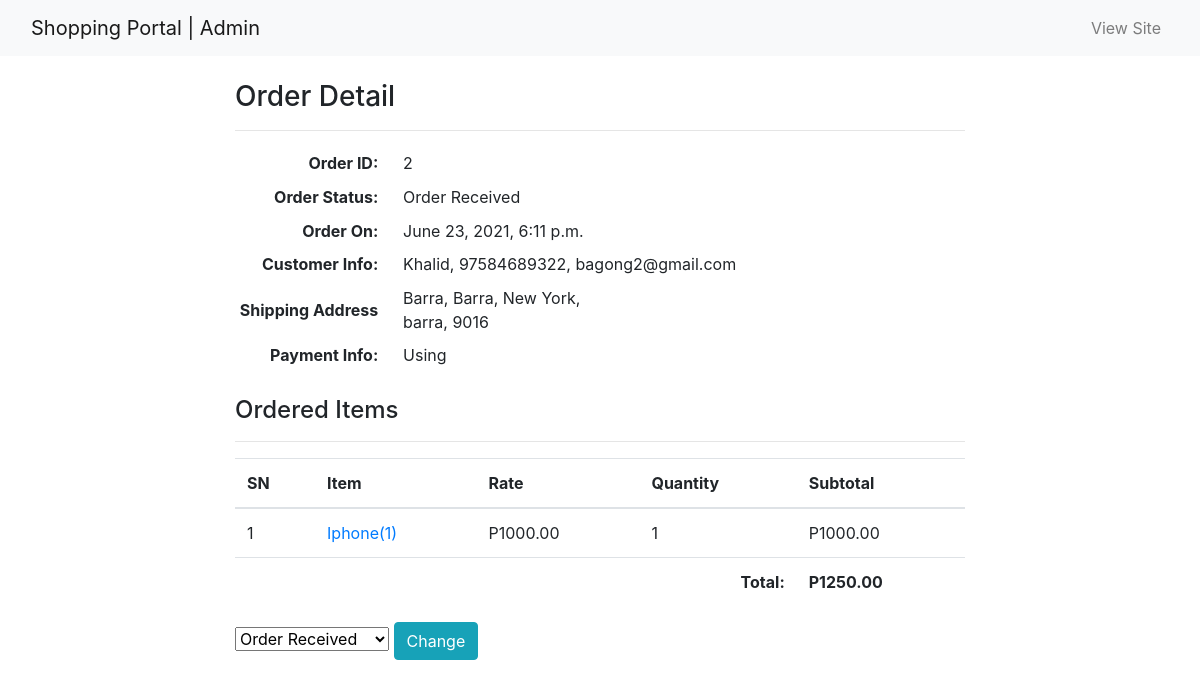
The page /admin-order/2/ (signed in) on the database as committed earlier.
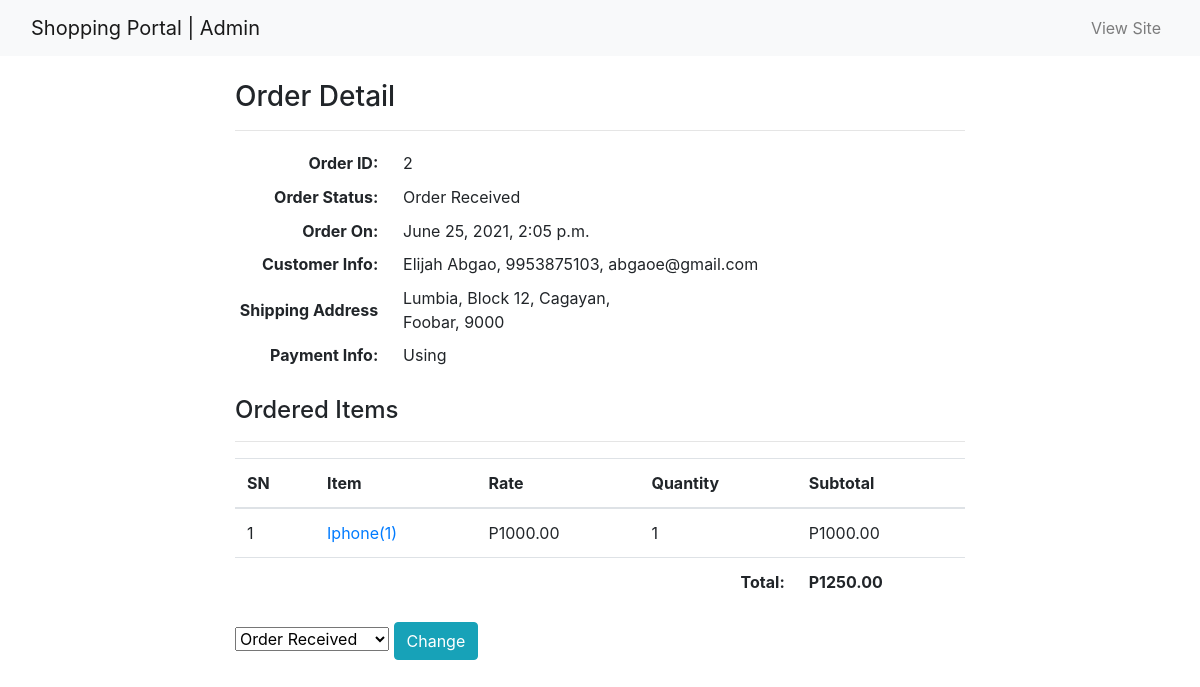
The same page on the database as committed later.
### ecomapp/models.py (models this page shows, shortened)
class Order(models.Model):
    cart = models.OneToOneField(Cart, on_delete=models.CASCADE)
    fullname = models.CharField(max_length=200)
    barangay = models.CharField(max_length=200, null=True, blank=True)
    street = models.CharField(max_length=200, null=True, blank=True)
    city = models.CharField(max_length=200, null=True, blank=True)
    province = models.CharField(max_length=200, null=True, blank=True)
    postal = models.IntegerField(null=True, blank=True)
    mobile = models.CharField(max_length=11)
    email = models.EmailField(null=True, blank=True)
    subtotal = models.PositiveIntegerField()
    discount = models.PositiveIntegerField()
    total = models.PositiveIntegerField()
    order_status = models.CharField(max_length=50, choices=ORDER_STATUS)
    created_at = models.DateTimeField(auto_now_add=True)
    payment_completed = models.BooleanField(default=False, null=True, blank=True)
    number = models.CharField(max_length=20)
    transaction_id = models.CharField(max_length=255)

class CartProduct(models.Model):
    cart = models.ForeignKey(Cart, on_delete=models.CASCADE)
    product = models.ForeignKey(Product, on_delete=models.CASCADE)
    rate = models.PositiveIntegerField()
    quantity = models.PositiveIntegerField()
    subtotal = models.PositiveIntegerField()

class Product(models.Model):
    title = models.CharField(max_length=200)
    slug = models.SlugField(unique=True)
    category = models.CharField(max_length=2, choices=CATEGORY_CHOICES)
    image = models.ImageField(upload_to="products")
    marked_price = models.PositiveIntegerField()
    selling_price = models.PositiveIntegerField()
    description = models.TextField()
    brand = models.CharField(max_length=20, choices=BRAND_CHOICES)
    view_count = models.PositiveIntegerField(default=0)

class Cart(models.Model):
    customer = models.ForeignKey(Customer, on_delete=models.SET_NULL, null=True, blank=True)
    total = models.PositiveIntegerField(default=0)
    created_at = models.DateTimeField(auto_now_add=True)
    @property
    def get_orig_total(self):
        subtotal = self.total
        num = 250
        total = subtotal + num
        return total

### ecomapp/views.py (the view)
# urls.py: path("admin-order/<int:pk>/", AdminOrderDetailView.as_view(), name="adminorderdetail"),
class AdminOrderDetailView(AdminRequiredMixin, DetailView):
    template_name = "adminpages/adminorderdetail.html"
    model = Order
    context_object_name = "ord_obj"
    def get_context_data(self, **kwargs):
        context = super().get_context_data(**kwargs)
        context["allstatus"] = ORDER_STATUS
        return context

### ecomapp/views.py (called while the page is built)
    def dispatch(self, request, *args, **kwargs):
        if request.user.is_authenticated and Admin.objects.filter(user=request.user).exists():
            pass
        else:
            return redirect("/admin-login/")
        return super().dispatch(request, *args, **kwargs)

### templates/adminpages/adminorderdetail.html (shortened to what this page needs)
{% extends 'adminpages/adminbase.html' %}
{% load humanize %}
{% block content %}
<div class="container my-4">
    <div class="row">
        <div class="col-md-8 mx-auto">
            <h3>Order Detail</h3>
            <hr>
            <div class="table-responsive-sm">
                <table class="table-sm">
                <tbody>
                    <tr>
                        <th scope="row" style="text-align:right;">Order ID:</th>
                        <td style="padding-left: 20px;">{{ord_obj.id}}</td>
                    </tr>
                    <tr>
                        <th scope="row" style="text-align:right;">Order Status:</th>
                        <td style="padding-left: 20px;">{{ord_obj.order_status}}</td>
                    </tr>
                    <tr>
                        <th scope="row" style="text-align:right;">Order On:</th>
                        <td style="padding-left: 20px;">{{ord_obj.created_at}}</td>
                    </tr>
                    <tr>
                        <th scope="row" style="text-align:right;">Customer Info:</th>
                        <td style="padding-left: 20px;">{{ord_obj.fullname}}, {{ord_obj.mobile}}, {{ord_obj.email}}</td>
                    </tr>
                    <tr>
                        <th scope="row" style="text-align:right;">Shipping Address</th>
                        <td style="padding-left: 20px;">{{ord_obj.barangay}}, {{ord_obj.street}}, {{ord_obj.city}}, <br>
                        {{ord_obj.province}}, {{ord_obj.postal}}</td>
                    </tr>
                    <tr>
                        <th scope="row" style="text-align:right;">Payment Info:</th>
                        <td style="padding-left: 20px;">Using {{ord_obj.payment_method}}</td>
                    </tr>
                </tbody>
            </table>
            </div>
           <br>
            <h4>Ordered Items</h4>
            <hr>
            <table class="table">
                <thead>
                    <tr>
                        <th>SN</th>
                        <th>Item</th>
                        <th>Rate</th>
                        <th>Quantity</th>
                        <th>Subtotal</th>
                    </tr>
                </thead>
                <tbody>
                    {% for cp in ord_obj.cart.cartproduct_set.all %}
                    <tr>
                        <td>{{forloop.counter}}</td>
                        <td><a target="_blank"
                                href="{% url 'ecomapp:productdetail' cp.product.slug %}">{{cp.product.title}}({{cp.product.id}})</a>
                        </td>
                        <td>P{{cp.rate}}.00</td>
                        <td>{{cp.quantity}}</td>
                        <td>P{{cp.subtotal}}.00</td>
                    </tr>
                    {% endfor %}
                    <tr>
                        <th colspan="4" class="text-right">Total: </th>
                        <th>P{{ord_obj.cart.get_orig_total}}.00</th>
                    </tr>
                </tbody>
            </table>
            <form action="{% url 'ecomapp:adminorderstatuschange' ord_obj.id %}" method="POST">
                <select name="status">
                    {% for i, j in allstatus %}
                    <option value="{{i}}" {% if i == ord_obj.order_status %}selected{% endif %}>{{j}}</option>
                    {% endfor %}
                </select>
                <button class="btn btn-info">Change</button>
            </form>
        </div>
    </div>
</div>
{% endblock %}

Rows that differ between the two databases and show on the page:
changed Order "Order Received": created_at "June 23, 2021, 6:11 p.m." → "June 25, 2021, 2:05 p.m."; fullname "Khalid" → "Elijah Abgao"; mobile "97584689322" → "9953875103"; email "bagong2@gmail.com" → "abgaoe@gmail.com"; barangay "Barra" → "Lumbia"; street "Barra" → "Block 12"; city "New York" → "Cagayan"; province "barra" → "Foobar"; postal "9016" → "9000"
